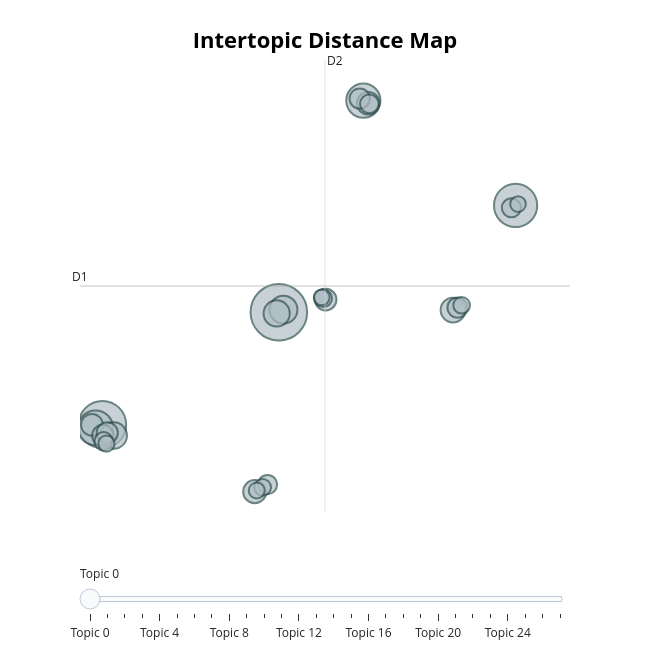

Notebook source saved alongside this figure:
### Markdown cell above
## Model representation

### Code cell
from bertopic import BERTopic
import pandas as pd

DATASET_PATH = "/home/banfi/Tesi/data/processed/science_news/pipeline_data/science_news_pipeline_data_last.parquet"
DATASET_TEXT_FEATURE = (
    "text"  # In the dataset file, the column name that contains the text data
)

df = pd.read_parquet(DATASET_PATH)
documents = df[DATASET_TEXT_FEATURE].apply(str).to_list()

#model_path = '/home/banfi/TETYS/pipeline/src/python/models/science_news/model_0.387.safetensors'
#model_path = '/home/banfi/TETYS/pipeline/src/python/models/science_news/model_0.377.safetensors'
#model_path = '/home/banfi/TETYS/pipeline/src/python/models/science_news/model_0.545.safetensors'
model_path = '/home/banfi/TETYS/pipeline/src/python/models/science_news/model_0.561.safetensors'
model = BERTopic.load(model_path, 
                      embedding_model='sentence-transformers/all-MiniLM-L6-v2'
                      )


model.visualize_topics().show()

### Figure 1 — Plotly figure (JSON) as saved in the notebook; plotly's stock layout.template omitted (floating-point values rounded to 4 significant figures)
{"data": [{"customdata": [[0, "ebola virus | flu virus | vaccine | influenza virus | experimental vaccine", 676], [1, "year interesting | climate change | warming | writer | follow hotlink", 475], [2, "human ancestor | common ancestor | ancestor | fossil record | fossil skull", 394], [3, "microbial life | archaea | microorganism | ecosystem | antarctic", 258], [4, "prostate cancer | link cancer | cancer drug | cancer spread | cancer gene", 247], [5, "zika virus | zika infection | infection zika | zika outbreak | nile virus", 165], [6, "nanotechnology | light nanotechnology | nanotube | nanomaterial | nanoparticle", 148], [7, "inhibit hiv | hiv drug | treat hiv | virus hiv | aids drug", 145], [8, "flower plant | plant gene | important crop | plant | tree flower", 130], [9, "link obesity | human obesity | obesity | obesity diabetes | associate obesity", 112], [10, "enhance genetic | gene edit | gene therapy | genetic disease | disease gene", 108], [11, "contaminate water | water contaminate | contamination | lead contaminate | contaminate", 100], [12, "mental health | stress disorder | traumatic stress | severe mental | teen mental", 99], [13, "bacterial | coli | bacteria | cholera bacteria | bacterium", 96], [14, "antibiotic resistant | resistant antibiotic | antibiotic resistance | resistant bacteria | resistance antibiotic", 95], [15, "genomics | gene web | human genome | genome project | genomic", 87], [16, "fungal | deadly fungus | immunity fungus | kill fungus | fungus fungus", 85], [17, "nicotine | tobacco | smoking | tobacco control | people smoke", 78], [18, "vertebrate | evolutionary | mammal | marine animal | evolve", 77], [19, "stem cell | embryonic stem | human embryo | cell bone | embryo", 73], [20, "gut bacteria | gut microbiome | gut bacterium | beneficial gut | gut microbe", 71], [21, "amyloid alzheimer | treat alzheimer | alzheimer disease | develop alzheimer | alzheimer", 67], [22, "phthalate plastic | harmful previously | phthalate | animal carcinogen | carcinogen", 60], [23, "parasitic worm | hookworm parasite | parasite infection | gene worm | gene parasite", 59], [24, "link inflammation | immune cell | sepsis mouse | immune system | human inflammation", 56], [25, "benefit vitamin | vitamin | evidence vitamin | supplement | flu vitamin", 54], [26, "human brain | brain computer | influence brain | brain | gene brain", 53], [27, "domestic cat | fur domestic | dog domestication | origin dog | domesticate dog", 52]], "hovertemplate": "<b>Topic %{customdata[0]}</b><br>%{customdata[1]}<br>Size: %{customdata[2]}", "legendgroup": "", "marker": {"color": "#B0BEC5", "line": {"color": "DarkSlateGrey", "width": 2}, "size": [676, 475, 394, 258, 247, 165, 148, 145, 130, 112, 108, 100, 99, 96, 95, 87, 85, 78, 77, 73, 71, 67, 60, 59, 56, 54, 53, 52], "sizemode": "area", "sizeref": 0.4225, "symbol": "circle"}, "mode": "markers", "name": "", "orientation": "v", "showlegend": false, "type": "scatter", "x": [5.409, -3.472, 17.33, -3.82, 9.662, 5.64, -2.903, 5.298, 14.18, 4.193, 9.907, -4.001, 7.765, -3.452, -3.229, 9.48, 14.4, 4.838, 17.11, 9.963, -3.415, 7.638, 4.59, 14.61, -3.269, 4.295, 7.565, 17.45], "xaxis": "x", "y": [3.968, -6.256, 13.68, -6.55, 23.22, 4.201, -7.245, 3.857, 4.168, -12.35, 22.97, -6.275, 5.119, -7.239, -7.0, 23.4, 4.389, -11.71, 13.47, 22.92, -7.765, 5.249, -11.96, 4.602, -7.979, -12.25, 5.323, 13.8], "yaxis": "y"}], "layout": {"annotations": [{"showarrow": false, "text": "D1", "x": -4.601, "y": 6.354, "yshift": 10}, {"showarrow": false, "text": "D2", "x": 7.731, "xshift": 10, "y": 26.91}], "height": 650, "hoverlabel": {"bgcolor": "white", "font": {"family": "Rockwell", "size": 16}}, "legend": {"itemsizing": "constant", "tracegroupgap": 0}, "margin": {"t": 60}, "shapes": [{"line": {"color": "#CFD8DC", "width": 2}, "type": "line", "x0": 7.731, "x1": 7.731, "y0": -14.2, "y1": 26.91}, {"line": {"color": "#9E9E9E", "width": 2}, "type": "line", "x0": -4.601, "x1": 20.06, "y0": 6.354, "y1": 6.354}], "sliders": [{"active": 0, "pad": {"t": 50}, "steps": [{"args": [{"marker.color": [["red", "#B0BEC5", "#B0BEC5", "#B0BEC5", "#B0BEC5", "#B0BEC5", "#B0BEC5", "#B0BEC5", "#B0BEC5", "#B0BEC5", "#B0BEC5", "#B0BEC5", "#B0BEC5", "#B0BEC5", "#B0BEC5", "#B0BEC5", "#B0BEC5", "#B0BEC5", "#B0BEC5", "#B0BEC5", "#B0BEC5", "#B0BEC5", "#B0BEC5", "#B0BEC5", "#B0BEC5", "#B0BEC5", "#B0BEC5", "#B0BEC5"]]}], "label": "Topic 0", "method": "update"}, {"args": [{"marker.color": [["#B0BEC5", "red", "#B0BEC5", "#B0BEC5", "#B0BEC5", "#B0BEC5", "#B0BEC5", "#B0BEC5", "#B0BEC5", "#B0BEC5", "#B0BEC5", "#B0BEC5", "#B0BEC5", "#B0BEC5", "#B0BEC5", "#B0BEC5", "#B0BEC5", "#B0BEC5", "#B0BEC5", "#B0BEC5", "#B0BEC5", "#B0BEC5", "#B0BEC5", "#B0BEC5", "#B0BEC5", "#B0BEC5", "#B0BEC5", "#B0BEC5"]]}], "label": "Topic 1", "method": "update"}, {"args": [{"marker.color": [["#B0BEC5", "#B0BEC5", "red", "#B0BEC5", "#B0BEC5", "#B0BEC5", "#B0BEC5", "#B0BEC5", "#B0BEC5", "#B0BEC5", "#B0BEC5", "#B0BEC5", "#B0BEC5", "#B0BEC5", "#B0BEC5", "#B0BEC5", "#B0BEC5", "#B0BEC5", "#B0BEC5", "#B0BEC5", "#B0BEC5", "#B0BEC5", "#B0BEC5", "#B0BEC5", "#B0BEC5", "#B0BEC5", "#B0BEC5", "#B0BEC5"]]}], "label": "Topic 2", "method": "update"}, {"args": [{"marker.color": [["#B0BEC5", "#B0BEC5", "#B0BEC5", "red", "#B0BEC5", "#B0BEC5", "#B0BEC5", "#B0BEC5", "#B0BEC5", "#B0BEC5", "#B0BEC5", "#B0BEC5", "#B0BEC5", "#B0BEC5", "#B0BEC5", "#B0BEC5", "#B0BEC5", "#B0BEC5", "#B0BEC5", "#B0BEC5", "#B0BEC5", "#B0BEC5", "#B0BEC5", "#B0BEC5", "#B0BEC5", "#B0BEC5", "#B0BEC5", "#B0BEC5"]]}], "label": "Topic 3", "method": "update"}, {"args": [{"marker.color": [["#B0BEC5", "#B0BEC5", "#B0BEC5", "#B0BEC5", "red", "#B0BEC5", "#B0BEC5", "#B0BEC5", "#B0BEC5", "#B0BEC5", "#B0BEC5", "#B0BEC5", "#B0BEC5", "#B0BEC5", "#B0BEC5", "#B0BEC5", "#B0BEC5", "#B0BEC5", "#B0BEC5", "#B0BEC5", "#B0BEC5", "#B0BEC5", "#B0BEC5", "#B0BEC5", "#B0BEC5", "#B0BEC5", "#B0BEC5", "#B0BEC5"]]}], "label": "Topic 4", "method": "update"}, {"args": [{"marker.color": [["#B0BEC5", "#B0BEC5", "#B0BEC5", "#B0BEC5", "#B0BEC5", "red", "#B0BEC5", "#B0BEC5", "#B0BEC5", "#B0BEC5", "#B0BEC5", "#B0BEC5", "#B0BEC5", "#B0BEC5", "#B0BEC5", "#B0BEC5", "#B0BEC5", "#B0BEC5", "#B0BEC5", "#B0BEC5", "#B0BEC5", "#B0BEC5", "#B0BEC5", "#B0BEC5", "#B0BEC5", "#B0BEC5", "#B0BEC5", "#B0BEC5"]]}], "label": "Topic 5", "method": "update"}, {"args": [{"marker.color": [["#B0BEC5", "#B0BEC5", "#B0BEC5", "#B0BEC5", "#B0BEC5", "#B0BEC5", "red", "#B0BEC5", "#B0BEC5", "#B0BEC5", "#B0BEC5", "#B0BEC5", "#B0BEC5", "#B0BEC5", "#B0BEC5", "#B0BEC5", "#B0BEC5", "#B0BEC5", "#B0BEC5", "#B0BEC5", "#B0BEC5", "#B0BEC5", "#B0BEC5", "#B0BEC5", "#B0BEC5", "#B0BEC5", "#B0BEC5", "#B0BEC5"]]}], "label": "Topic 6", "method": "update"}, {"args": [{"marker.color": [["#B0BEC5", "#B0BEC5", "#B0BEC5", "#B0BEC5", "#B0BEC5", "#B0BEC5", "#B0BEC5", "red", "#B0BEC5", "#B0BEC5", "#B0BEC5", "#B0BEC5", "#B0BEC5", "#B0BEC5", "#B0BEC5", "#B0BEC5", "#B0BEC5", "#B0BEC5", "#B0BEC5", "#B0BEC5", "#B0BEC5", "#B0BEC5", "#B0BEC5", "#B0BEC5", "#B0BEC5", "#B0BEC5", "#B0BEC5", "#B0BEC5"]]}], "label": "Topic 7", "method": "update"}, {"args": [{"marker.color": [["#B0BEC5", "#B0BEC5", "#B0BEC5", "#B0BEC5", "#B0BEC5", "#B0BEC5", "#B0BEC5", "#B0BEC5", "red", "#B0BEC5", "#B0BEC5", "#B0BEC5", "#B0BEC5", "#B0BEC5", "#B0BEC5", "#B0BEC5", "#B0BEC5", "#B0BEC5", "#B0BEC5", "#B0BEC5", "#B0BEC5", "#B0BEC5", "#B0BEC5", "#B0BEC5", "#B0BEC5", "#B0BEC5", "#B0BEC5", "#B0BEC5"]]}], "label": "Topic 8", "method": "update"}, {"args": [{"marker.color": [["#B0BEC5", "#B0BEC5", "#B0BEC5", "#B0BEC5", "#B0BEC5", "#B0BEC5", "#B0BEC5", "#B0BEC5", "#B0BEC5", "red", "#B0BEC5", "#B0BEC5", "#B0BEC5", "#B0BEC5", "#B0BEC5", "#B0BEC5", "#B0BEC5", "#B0BEC5", "#B0BEC5", "#B0BEC5", "#B0BEC5", "#B0BEC5", "#B0BEC5", "#B0BEC5", "#B0BEC5", "#B0BEC5", "#B0BEC5", "#B0BEC5"]]}], "label": "Topic 9", "method": "update"}, {"args": [{"marker.color": [["#B0BEC5", "#B0BEC5", "#B0BEC5", "#B0BEC5", "#B0BEC5", "#B0BEC5", "#B0BEC5", "#B0BEC5", "#B0BEC5", "#B0BEC5", "red", "#B0BEC5", "#B0BEC5", "#B0BEC5", "#B0BEC5", "#B0BEC5", "#B0BEC5", "#B0BEC5", "#B0BEC5", "#B0BEC5", "#B0BEC5", "#B0BEC5", "#B0BEC5", "#B0BEC5", "#B0BEC5", "#B0BEC5", "#B0BEC5", "#B0BEC5"]]}], "label": "Topic 10", "method": "update"}, {"args": [{"marker.color": [["#B0BEC5", "#B0BEC5", "#B0BEC5", "#B0BEC5", "#B0BEC5", "#B0BEC5", "#B0BEC5", "#B0BEC5", "#B0BEC5", "#B0BEC5", "#B0BEC5", "red", "#B0BEC5", "#B0BEC5", "#B0BEC5", "#B0BEC5", "#B0BEC5", "#B0BEC5", "#B0BEC5", "#B0BEC5", "#B0BEC5", "#B0BEC5", "#B0BEC5", "#B0BEC5", "#B0BEC5", "#B0BEC5", "#B0BEC5", "#B0BEC5"]]}], "label": "Topic 11", "method": "update"}, {"args": [{"marker.color": [["#B0BEC5", "#B0BEC5", "#B0BEC5", "#B0BEC5", "#B0BEC5", "#B0BEC5", "#B0BEC5", "#B0BEC5", "#B0BEC5", "#B0BEC5", "#B0BEC5", "#B0BEC5", "red", "#B0BEC5", "#B0BEC5", "#B0BEC5", "#B0BEC5", "#B0BEC5", "#B0BEC5", "#B0BEC5", "#B0BEC5", "#B0BEC5", "#B0BEC5", "#B0BEC5", "#B0BEC5", "#B0BEC5", "#B0BEC5", "#B0BEC5"]]}], "label": "Topic 12", "method": "update"}, {"args": [{"marker.color": [["#B0BEC5", "#B0BEC5", "#B0BEC5", "#B0BEC5", "#B0BEC5", "#B0BEC5", "#B0BEC5", "#B0BEC5", "#B0BEC5", "#B0BEC5", "#B0BEC5", "#B0BEC5", "#B0BEC5", "red", "#B0BEC5", "#B0BEC5", "#B0BEC5", "#B0BEC5", "#B0BEC5", "#B0BEC5", "#B0BEC5", "#B0BEC5", "#B0BEC5", "#B0BEC5", "#B0BEC5", "#B0BEC5", "#B0BEC5", "#B0BEC5"]]}], "label": "Topic 13", "method": "update"}, {"args": [{"marker.color": [["#B0BEC5", "#B0BEC5", "#B0BEC5", "#B0BEC5", "#B0BEC5", "#B0BEC5", "#B0BEC5", "#B0BEC5", "#B0BEC5", "#B0BEC5", "#B0BEC5", "#B0BEC5", "#B0BEC5", "#B0BEC5", "red", "#B0BEC5", "#B0BEC5", "#B0BEC5", "#B0BEC5", "#B0BEC5", "#B0BEC5", "#B0BEC5", "#B0BEC5", "#B0BEC5", "#B0BEC5", "#B0BEC5", "#B0BEC5", "#B0BEC5"]]}], "label": "Topic 14", "method": "update"}, {"args": [{"marker.color": [["#B0BEC5", "#B0BEC5", "#B0BEC5", "#B0BEC5", "#B0BEC5", "#B0BEC5", "#B0BEC5", "#B0BEC5", "#B0BEC5", "#B0BEC5", "#B0BEC5", "#B0BEC5", "#B0BEC5", "#B0BEC5", "#B0BEC5", "red", "#B0BEC5", "#B0BEC5", "#B0BEC5", "#B0BEC5", "#B0BEC5", "#B0BEC5", "#B0BEC5", "#B0BEC5", "#B0BEC5", "#B0BEC5", "#B0BEC5", "#B0BEC5"]]}], "label": "Topic 15", "method": "update"}, {"args": [{"marker.color": [["#B0BEC5", "#B0BEC5", "#B0BEC5", "#B0BEC5", "#B0BEC5", "#B0BEC5", "#B0BEC5", "#B0BEC5", "#B0BEC5", "#B0BEC5", "#B0BEC5", "#B0BEC5", "#B0BEC5", "#B0BEC5", "#B0BEC5", "#B0BEC5", "red", "#B0BEC5", "#B0BEC5", "#B0BEC5", "#B0BEC5", "#B0BEC5", "#B0BEC5", "#B0BEC5", "#B0BEC5", "#B0BEC5", "#B0BEC5", "#B0BEC5"]]}], "label": "Topic 16", "method": "update"}, {"args": [{"marker.color": [["#B0BEC5", "#B0BEC5", "#B0BEC5", "#B0BEC5", "#B0BEC5", "#B0BEC5", "#B0BEC5", "#B0BEC5", "#B0BEC5", "#B0BEC5", "#B0BEC5", "#B0BEC5", "#B0BEC5", "#B0BEC5", "#B0BEC5", "#B0BEC5", "#B0BEC5", "red", "#B0BEC5", "#B0BEC5", "#B0BEC5", "#B0BEC5", "#B0BEC5", "#B0BEC5", "#B0BEC5", "#B0BEC5", "#B0BEC5", "#B0BEC5"]]}], "label": "Topic 17", "method": "update"}, {"args": [{"marker.color": [["#B0BEC5", "#B0BEC5", "#B0BEC5", "#B0BEC5", "#B0BEC5", "#B0BEC5", "#B0BEC5", "#B0BEC5", "#B0BEC5", "#B0BEC5", "#B0BEC5", "#B0BEC5", "#B0BEC5", "#B0BEC5", "#B0BEC5", "#B0BEC5", "#B0BEC5", "#B0BEC5", "red", "#B0BEC5", "#B0BEC5", "#B0BEC5", "#B0BEC5", "#B0BEC5", "#B0BEC5", "#B0BEC5", "#B0BEC5", "#B0BEC5"]]}], "label": "Topic 18", "method": "update"}, {"args": [{"marker.color": [["#B0BEC5", "#B0BEC5", "#B0BEC5", "#B0BEC5", "#B0BEC5", "#B0BEC5", "#B0BEC5", "#B0BEC5", "#B0BEC5", "#B0BEC5", "#B0BEC5", "#B0BEC5", "#B0BEC5", "#B0BEC5", "#B0BEC5", "#B0BEC5", "#B0BEC5", "#B0BEC5", "#B0BEC5", "red", "#B0BEC5", "#B0BEC5", "#B0BEC5", "#B0BEC5", "#B0BEC5", "#B0BEC5", "#B0BEC5", "#B0BEC5"]]}], "label": "Topic 19", "method": "update"}, {"args": [{"marker.color": [["#B0BEC5", "#B0BEC5", "#B0BEC5", "#B0BEC5", "#B0BEC5", "#B0BEC5", "#B0BEC5", "#B0BEC5", "#B0BEC5", "#B0BEC5", "#B0BEC5", "#B0BEC5", "#B0BEC5", "#B0BEC5", "#B0BEC5", "#B0BEC5", "#B0BEC5", "#B0BEC5", "#B0BEC5", "#B0BEC5", "red", "#B0BEC5", "#B0BEC5", "#B0BEC5", "#B0BEC5", "#B0BEC5", "#B0BEC5", "#B0BEC5"]]}], "label": "Topic 20", "method": "update"}, {"args": [{"marker.color": [["#B0BEC5", "#B0BEC5", "#B0BEC5", "#B0BEC5", "#B0BEC5", "#B0BEC5", "#B0BEC5", "#B0BEC5", "#B0BEC5", "#B0BEC5", "#B0BEC5", "#B0BEC5", "#B0BEC5", "#B0BEC5", "#B0BEC5", "#B0BEC5", "#B0BEC5", "#B0BEC5", "#B0BEC5", "#B0BEC5", "#B0BEC5", "red", "#B0BEC5", "#B0BEC5", "#B0BEC5", "#B0BEC5", "#B0BEC5", "#B0BEC5"]]}], "label": "Topic 21", "method": "update"}, {"args": [{"marker.color": [["#B0BEC5", "#B0BEC5", "#B0BEC5", "#B0BEC5", "#B0BEC5", "#B0BEC5", "#B0BEC5", "#B0BEC5", "#B0BEC5", "#B0BEC5", "#B0BEC5", "#B0BEC5", "#B0BEC5", "#B0BEC5", "#B0BEC5", "#B0BEC5", "#B0BEC5", "#B0BEC5", "#B0BEC5", "#B0BEC5", "#B0BEC5", "#B0BEC5", "red", "#B0BEC5", "#B0BEC5", "#B0BEC5", "#B0BEC5", "#B0BEC5"]]}], "label": "Topic 22", "method": "update"}, {"args": [{"marker.color": [["#B0BEC5", "#B0BEC5", "#B0BEC5", "#B0BEC5", "#B0BEC5", "#B0BEC5", "#B0BEC5", "#B0BEC5", "#B0BEC5", "#B0BEC5", "#B0BEC5", "#B0BEC5", "#B0BEC5", "#B0BEC5", "#B0BEC5", "#B0BEC5", "#B0BEC5", "#B0BEC5", "#B0BEC5", "#B0BEC5", "#B0BEC5", "#B0BEC5", "#B0BEC5", "red", "#B0BEC5", "#B0BEC5", "#B0BEC5", "#B0BEC5"]]}], "label": "Topic 23", "method": "update"}, {"args": [{"marker.color": [["#B0BEC5", "#B0BEC5", "#B0BEC5", "#B0BEC5", "#B0BEC5", "#B0BEC5", "#B0BEC5", "#B0BEC5", "#B0BEC5", "#B0BEC5", "#B0BEC5", "#B0BEC5", "#B0BEC5", "#B0BEC5", "#B0BEC5", "#B0BEC5", "#B0BEC5", "#B0BEC5", "#B0BEC5", "#B0BEC5", "#B0BEC5", "#B0BEC5", "#B0BEC5", "#B0BEC5", "red", "#B0BEC5", "#B0BEC5", "#B0BEC5"]]}], "label": "Topic 24", "method": "update"}, {"args": [{"marker.color": [["#B0BEC5", "#B0BEC5", "#B0BEC5", "#B0BEC5", "#B0BEC5", "#B0BEC5", "#B0BEC5", "#B0BEC5", "#B0BEC5", "#B0BEC5", "#B0BEC5", "#B0BEC5", "#B0BEC5", "#B0BEC5", "#B0BEC5", "#B0BEC5", "#B0BEC5", "#B0BEC5", "#B0BEC5", "#B0BEC5", "#B0BEC5", "#B0BEC5", "#B0BEC5", "#B0BEC5", "#B0BEC5", "red", "#B0BEC5", "#B0BEC5"]]}], "label": "Topic 25", "method": "update"}, {"args": [{"marker.color": [["#B0BEC5", "#B0BEC5", "#B0BEC5", "#B0BEC5", "#B0BEC5", "#B0BEC5", "#B0BEC5", "#B0BEC5", "#B0BEC5", "#B0BEC5", "#B0BEC5", "#B0BEC5", "#B0BEC5", "#B0BEC5", "#B0BEC5", "#B0BEC5", "#B0BEC5", "#B0BEC5", "#B0BEC5", "#B0BEC5", "#B0BEC5", "#B0BEC5", "#B0BEC5", "#B0BEC5", "#B0BEC5", "#B0BEC5", "red", "#B0BEC5"]]}], "label": "Topic 26", "method": "update"}, {"args": [{"marker.color": [["#B0BEC5", "#B0BEC5", "#B0BEC5", "#B0BEC5", "#B0BEC5", "#B0BEC5", "#B0BEC5", "#B0BEC5", "#B0BEC5", "#B0BEC5", "#B0BEC5", "#B0BEC5", "#B0BEC5", "#B0BEC5", "#B0BEC5", "#B0BEC5", "#B0BEC5", "#B0BEC5", "#B0BEC5", "#B0BEC5", "#B0BEC5", "#B0BEC5", "#B0BEC5", "#B0BEC5", "#B0BEC5", "#B0BEC5", "#B0BEC5", "red"]]}], "label": "Topic 27", "method": "update"}]}], "title": {"font": {"color": "Black", "size": 22}, "text": "<b>Intertopic Distance Map</b>", "x": 0.5, "xanchor": "center", "y": 0.95, "yanchor": "top"}, "width": 650, "xaxis": {"anchor": "y", "domain": [0, 1], "range": [-4.601, 20.06], "title": {"text": ""}, "visible": false}, "yaxis": {"anchor": "x", "domain": [0, 1], "range": [-14.2, 26.91], "title": {"text": ""}, "visible": false}}}
